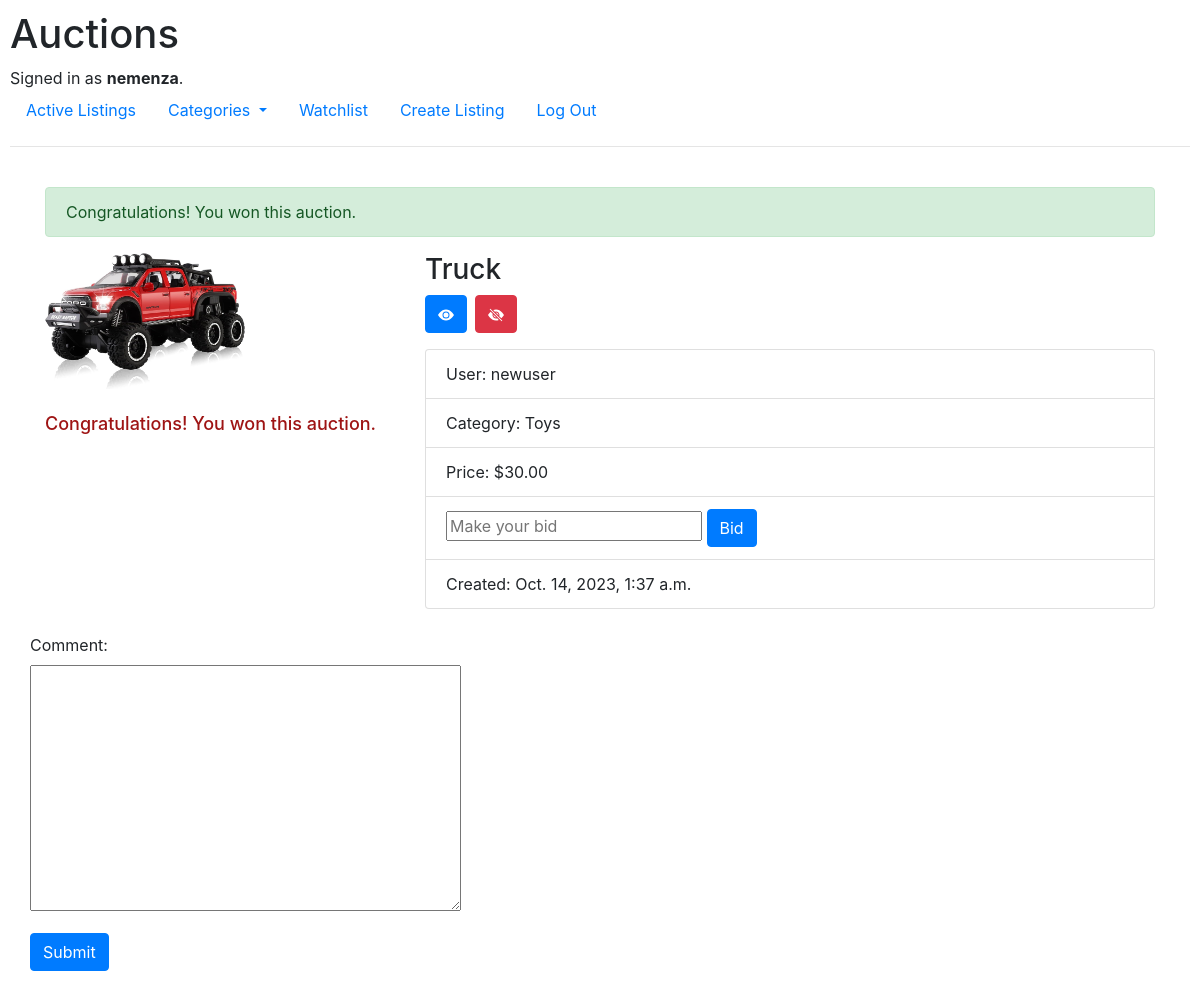
The app's page /detail/4/ (signed in), older data.
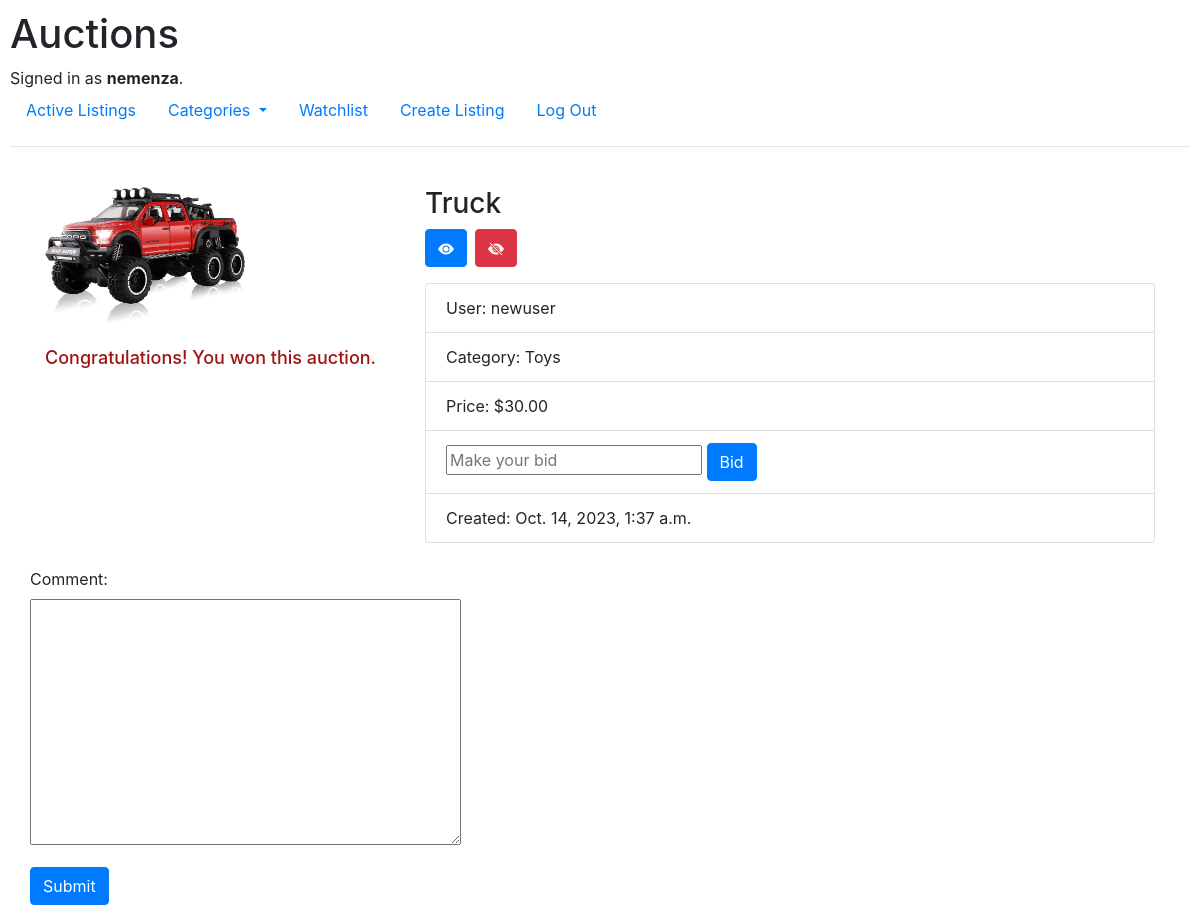
The same page, newer data.
### auctions/views.py (the view, shortened to what this page needs)
class DetailListingView(View):
    def get(self, request, pk):
        listing = get_object_or_404(Listing, pk=pk)
        comments = Comment.objects.filter(post_id=pk)
        form = CommentForm()
        list_categories = [c[0] for c in Listing.categories.field.choices]
        message = "Congratulations! You won this auction."
        context = {
            "listing": listing,
            "form": form,
            "list_categories": list_categories,
            "comments": comments,
            "message": message,
        }
        return render(request, "auctions/detail.html", context)

### auctions/forms.py
class CommentForm(forms.ModelForm):
    class Meta:
        model = Comment
        fields = ['body']

### auctions/templates/auctions/detail.html (shortened to what this page needs)
{% extends "auctions/layout.html" %}
{% load static %}
{% block body %}
    <br>
    <div class="container">
        {% if user.is_authenticated and user == listing.winner %}
            <div class="alert alert-success">{{ message }}</div>
        {% endif %}
        <div class="row">
            <div class="col-md-4">
                <img src="{{ listing.img.url }}" alt="{{ listing.title }}" width="200">
                <br>
                <br>
                {% if message %}<h3 class="message">{{ message }}</h3>{% endif %}
            </div>
            <div class="col-md-8">
                <h3>{{ listing.title }}</h3>
                <div class='watchlist'>
                    {% if user.is_authenticated %}
                        <form method="post" action="{% url 'watchlist_add' listing.pk %}">
                            <button type="submit" class="btn btn-primary watchlist-on">
                                <svg xmlns="http://www.w3.org/2000/svg"
                                     width="16"
                                     height="16"
                                     fill="currentColor"
                                     class="bi bi-eye-fill"
                                     viewBox="0 0 16 16">
                                    <path d="M10.5 8a2.5 2.5 0 1 1-5 0 2.5 2.5 0 0 1 5 0z" />
                                    <path d="M0 8s3-5.5 8-5.5S16 8 16 8s-3 5.5-8 5.5S0 8 0 8zm8 3.5a3.5 3.5 0 1 0 0-7 3.5 3.5 0 0 0 0 7z" />
                                </svg>
                            </button>
                        </form>
                        <form method="post" action="{% url 'remove_from_watchlist' listing.pk %}">
                            <button type="submit" class="btn btn-danger watchlist-off">
                            </button>
                        </form>
                    {% endif %}
                </div>
                <ul class="list-group">
                    <li class="list-group-item">User: {{ listing.username }}</li>
                    <li class="list-group-item">Category: {{ listing.categories }}</li>
                    <li class="list-group-item">Price: ${{ listing.starting_bid }}</li>
                    <li class="list-group-item">
                        {% if user.is_authenticated %}
                            <form method="post" action="{% url 'detail' listing.pk %}">
                                <input type="number" name="amount"  placeholder="Make your bid">
                                <button type="submit" class="btn btn-primary">Bid</button>
                            </form>
                        {% endif %}
                    </li>
                    <li class="list-group-item">Created: {{ listing.created_date }}</li>
                </ul>
                <br>
                </div>
                {% if user.is_authenticated %}
                    <br>
                    <form method="post">
                        <label for="body">Comment:</label>
                        <div class="form-group">{{ form.body }}</div>
                        <button type="submit" class="btn btn-primary">Submit</button>
                    </form>
                {% endif %}
            </div>
        </div>
{% endblock %}

Row changes from the older to the newer data that the page shows:
changed Listing "Truck": winner_id 1 → empty (drawn)
Text that changed along with them:
{{ message }}: "Congratulations! You won this auction." → (not shown)
